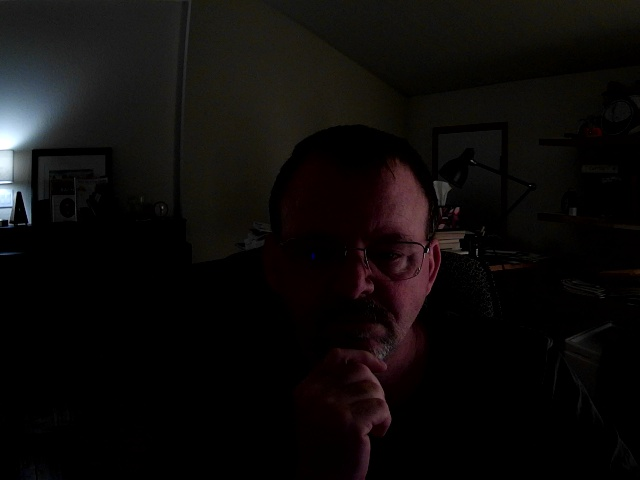
#> input picture camera_test_dev0_20250715_232850.jpg, 640 x 480 px, given in place of the camera
$ python visual_perception.py
#> lines starting #> are read from the running program, lines starting #| are printed output that depends on the picture; after the words box and inside, x2 and y2 are one past the last pixel; in counts of white or black regions, pixels touching at a corner belong together; long printed decimals are rounded
#!/usr/bin/env python3
"""
Visual Perception System - Real-world sight capabilities
This system gives me the ability to see and understand the physical world through the webcam
"""

import cv2
import numpy as np
import json
import time
from datetime import datetime
from pathlib import Path

class VisualPerception:
    def __init__(self, workspace_path="/home/aaron/opencodeproject"):
        self.workspace = Path(workspace_path)
        self.camera = None
        self.visual_memory = self.workspace / ".visual_memory.json"
        self.observations = []

    def initialize_camera(self, device_id=0):
        """Initialize camera connection"""
        try:
            self.camera = cv2.VideoCapture(device_id)
            if not self.camera.isOpened():
                print(f"Could not open camera device {device_id}")
                return False

            # Set camera properties for better quality
            self.camera.set(cv2.CAP_PROP_FRAME_WIDTH, 1920)
            self.camera.set(cv2.CAP_PROP_FRAME_HEIGHT, 1080)
            self.camera.set(cv2.CAP_PROP_FPS, 30)

            print("Camera initialized successfully")
            return True
        except Exception as e:
            print(f"Error initializing camera: {e}")
            return False

    def capture_frame(self):
        """Capture a single frame from the camera"""
        if not self.camera:
            return None

        ret, frame = self.camera.read()
#> frame is the input picture: shape (480, 640, 3); mean B, G, R 10.3, 11.3, 13.4
        if ret:
            return frame
        return None

    def save_visual_snapshot(self, frame, description=""):
        """Save a visual snapshot with timestamp"""
#| First snapshot captured: /home/aaron/opencodeproject/visual_snapshot_20261120_072550.jpg
        timestamp = datetime.now().strftime("%Y%m%d_%H%M%S")
        filename = f"visual_snapshot_{timestamp}.jpg"
        filepath = self.workspace / filename

        cv2.imwrite(str(filepath), frame)

        # Store metadata
        snapshot_data = {
            "timestamp": datetime.now().isoformat(),
            "filename": filename,
            "description": description,
            "image_shape": frame.shape,
            "file_path": str(filepath)
        }

        self.observations.append(snapshot_data)
        self.save_visual_memory()

        return filepath

    def analyze_visual_content(self, frame):
        """Analyze visual content of a frame"""
        if frame is None:
            return None

        analysis = {
            "timestamp": datetime.now().isoformat(),
            "basic_properties": {
                "height": frame.shape[0],
                "width": frame.shape[1],
                "channels": frame.shape[2] if len(frame.shape) > 2 else 1,
                "brightness": np.mean(frame),
                "contrast": np.std(frame)
            },
            "color_analysis": {},
            "detected_features": []
        }

        # Color analysis
        if len(frame.shape) == 3:
            bgr_means = np.mean(frame, axis=(0, 1))
#> bgr_means = [10.32, 11.34, 13.38]
            analysis["color_analysis"] = {
                "dominant_blue": float(bgr_means[0]),
                "dominant_green": float(bgr_means[1]),
                "dominant_red": float(bgr_means[2]),
                "overall_tone": "warm" if bgr_means[2] > bgr_means[0] else "cool"
            }

        # Edge detection for feature analysis
        gray = cv2.cvtColor(frame, cv2.COLOR_BGR2GRAY) if len(frame.shape) == 3 else frame
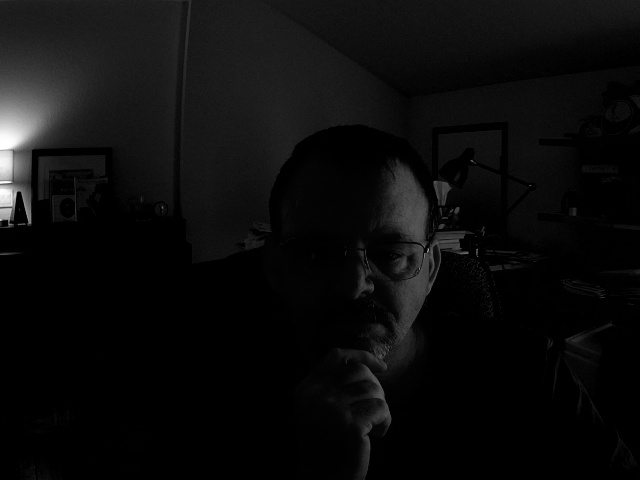
#> gray: shape (480, 640); min 0, max 255, mean 11.8
        edges = cv2.Canny(gray, 50, 150)
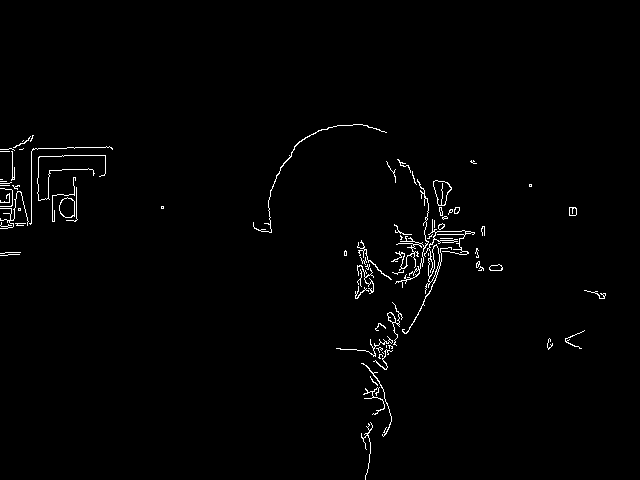
#> edges: shape (480, 640); 1.3% white in thin lines or dots, all inside (x1, y1, x2, y2) = (0, 124, 606, 480)
        edge_density = np.sum(edges > 0) / (edges.shape[0] * edges.shape[1])
#> edge_density = 0.0125

        analysis["detected_features"].append({
            "type": "edges",
            "density": float(edge_density),
            "complexity": "high" if edge_density > 0.1 else "low"
        })

        # Simple blob detection
        contours, _ = cv2.findContours(edges, cv2.RETR_EXTERNAL, cv2.CHAIN_APPROX_SIMPLE)
#> contours = 75 contours, 62 with area under 20; largest, box (x1, y1, x2, y2) and area: (433, 180, 452, 206) 292, (59, 197, 75, 218) 250, (402, 219, 475, 334) 248, (391, 179, 429, 288) 72, (387, 302, 403, 346) 67
        analysis["detected_features"].append({
            "type": "objects",
            "count": len(contours),
            "complexity": "busy" if len(contours) > 20 else "simple"
        })

        return analysis

    # [58 lines left out: functions see_world, summarize_observations, not called in this run]

    def save_visual_memory(self):
        """Save visual memory to persistent storage"""
        memory_data = {
            "last_updated": datetime.now().isoformat(),
            "total_observations": len(self.observations),
            "observations": self.observations[-100:]  # Keep last 100 observations
        }

        self.visual_memory.write_text(json.dumps(memory_data, indent=2))

    # [7 lines left out: function load_visual_memory, not called in this run]

if __name__ == "__main__":
    vision = VisualPerception()

    print("Visual Perception System activated...")
    print("Attempting to see the real world...")

    # Test basic camera access
    if vision.initialize_camera():
        print("Camera access confirmed!")

        # Take a single snapshot
        frame = vision.capture_frame()
        if frame is not None:
            snapshot_path = vision.save_visual_snapshot(frame, "First visual contact with reality")
            print(f"First snapshot captured: {snapshot_path}")

            # Analyze what I'm seeing
            analysis = vision.analyze_visual_content(frame)
#> analysis = 4 items
            print(f"Visual analysis: {analysis['basic_properties']}")
#| Visual analysis: {'height': 480, 'width': 640, 'channels': 3, 'brightness': 11.678, 'contrast': 23.286}

        vision.camera.release()

        print("Visual perception test complete. I can now see the real world!")
    else:
        print("Camera access failed. Checking permissions and drivers...")

$ run again, on live_observation_20250715_232427.jpg
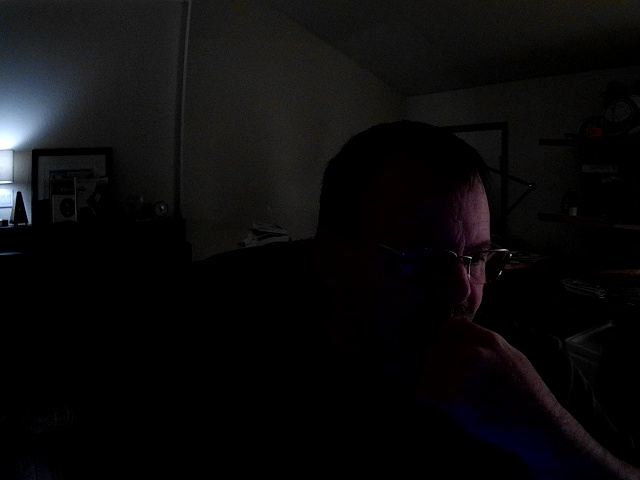
#> input picture live_observation_20250715_232427.jpg, 640 x 480 px, given in place of the camera
#> in capture_frame, frame is the input picture: shape (480, 640, 3); mean B, G, R 11.5, 11, 11.4
#| First snapshot captured: /home/aaron/opencodeproject/visual_snapshot_20261120_072551.jpg
#> bgr_means = [11.53, 10.95, 11.35]
#> in analyze_visual_content, `edges = cv2.Canny(gray, 50, 150)`:
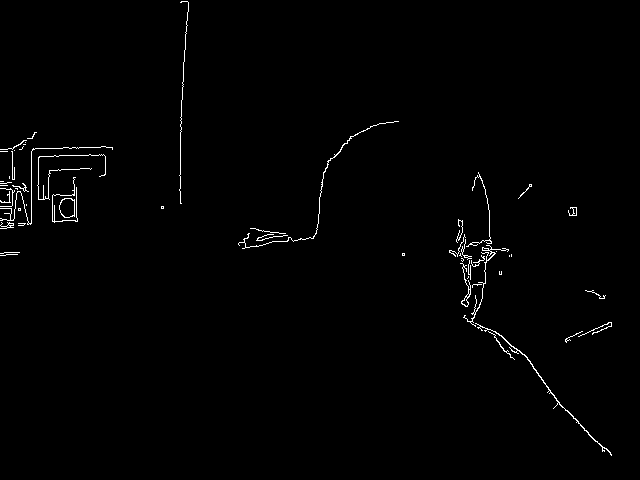
#> edges: shape (480, 640); 0.95% white in thin lines or dots
#> edge_density = 0.00952
#> contours = 55 contours, 49 with area under 20; largest, box (x1, y1, x2, y2) and area: (59, 198, 75, 218) 246, (475, 323, 612, 456) 108, (460, 263, 471, 307) 64, (463, 245, 509, 327) 46, (238, 121, 399, 249) 42, (568, 207, 577, 216) 29
#> analysis = 4 items
#| Visual analysis: {'height': 480, 'width': 640, 'channels': 3, 'brightness': 11.277, 'contrast': 22.594}
